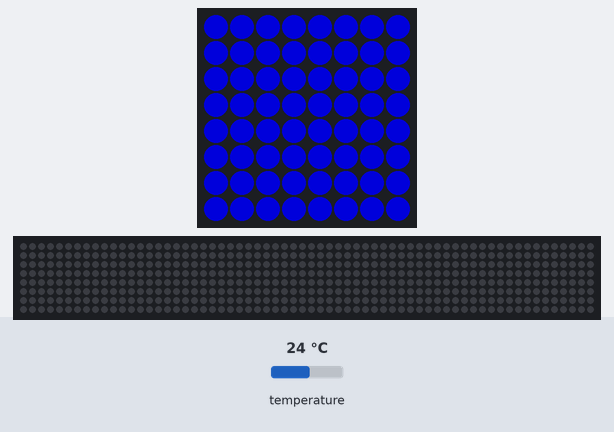
A program run on a simulated Raspberry Pi (BCM pin numbers) with a Sense HAT. Parts: the Sense HAT's 8×8 RGB LED matrix, a strip that is not on the board, showing the scrolling text unrolled. Inputs (shaded band) come from the test bench; at power-on: temperature 24 °C. Dim RGB values are drawn brighter than linear; random numbers come from a fixed seed; the 64×8 strip is a reading aid, not a part: it shows the text the matrix is scrolling, unrolled, one strip-width of it at a time; what the program prints to the terminal is not drawn. At 5.5 s the program stops and its outputs stay as they are.

Above: at 0.1 s.
At 1.08 s:
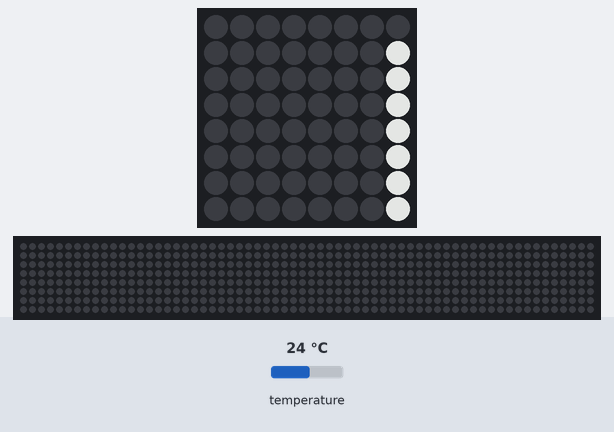
At 1.43 s:
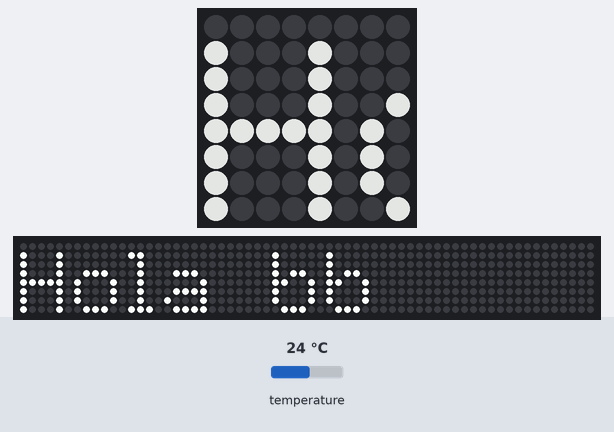
At 1.79 s:
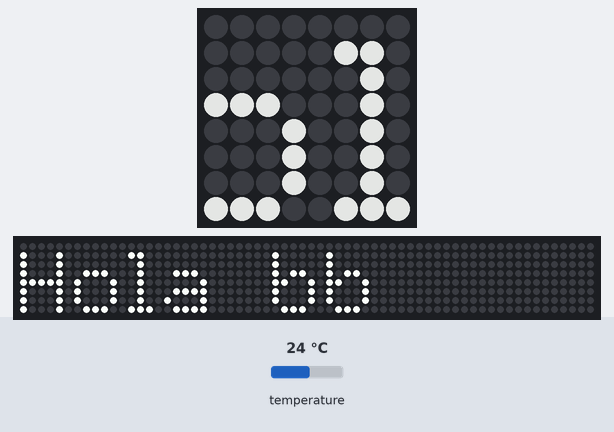
At 2.65 s:
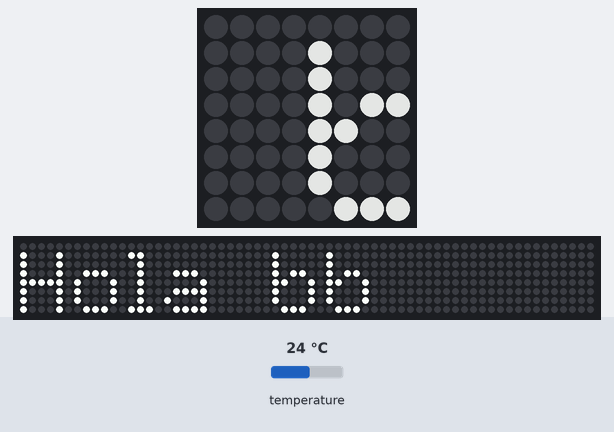
At 3.5 s:
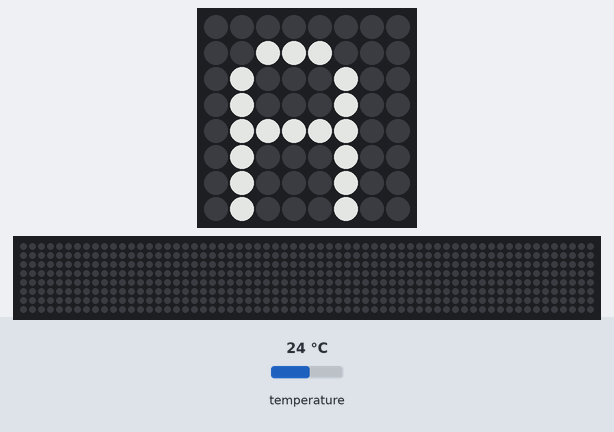

Measured:
- what the display in image 5 shows lasts 1.0 s, from 3.5 s to 4.5 s

The program:

led.py
```python
from sense_hat import SenseHat
from time import sleep

sense = SenseHat()
sense.low_light = True

RED = (0, 0, 200);
sense.clear(RED);
sleep(1)
sense.show_message("Hola bb", scroll_speed=0.05)
sense.show_letter("A");
sleep(1);
sense.clear(RED);
sleep(1);
sense.clear();
temp = sense.get_temperature()
print("Temperature: %s C" % temp)

# alternatives
print(sense.temp)
print(sense.temperature)

from random import uniform
num = uniform(0,10)

from random import choice
deck = ['Ace', 'King', 'Queen', 'Jack']
card = choice(deck)
```
